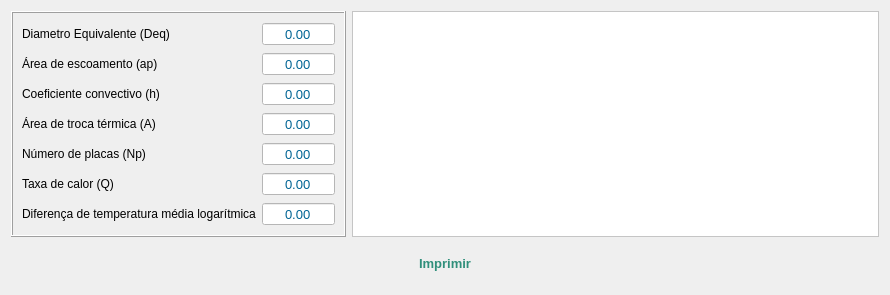
        <widget class="QWidget" name="resultados_page">
         <layout class="QGridLayout" name="gridLayout_7">
          <item row="0" column="1">
           <widget class="QTextEdit" name="textEdit">
            <property name="minimumSize">
             <size>
              <width>527</width>
              <height>0</height>
             </size>
            </property>
            <property name="styleSheet">
             <string notr="true">background-color: rgb(255, 255, 255);
border-color: rgb(255, 85, 127);</string>
            </property>
           </widget>
          </item>
          <item row="0" column="0">
           <widget class="QFrame" name="frame">
            <property name="styleSheet">
             <string notr="true">border-color: rgb(0, 0, 0);</string>
            </property>
            <property name="frameShape">
             <enum>QFrame::Box</enum>
            </property>
            <property name="frameShadow">
             <enum>QFrame::Raised</enum>
            </property>
            <layout class="QGridLayout" name="gridLayout_8">
             <item row="0" column="0">
              <widget class="QLabel" name="deq_label">
               <property name="text">
                <string>&lt;html&gt;&lt;head/&gt;&lt;body&gt;&lt;p&gt;Diametro Equivalente (Deq)&lt;/p&gt;&lt;/body&gt;&lt;/html&gt;</string>
               </property>
              </widget>
             </item>
             <item row="1" column="2">
              <widget class="QDoubleSpinBox" name="ap_spinbox">
               <property name="minimumSize">
                <size>
                 <width>0</width>
                 <height>24</height>
                </size>
               </property>
               <property name="font">
                <font>
                 <family>Segoe UI</family>
                 <pointsize>10</pointsize>
                </font>
               </property>
               <property name="styleSheet">
                <string notr="true">background-color: rgb(255, 255, 255);
color: rgb(0, 100, 148);</string>
               </property>
               <property name="alignment">
                <set>Qt::AlignCenter</set>
               </property>
               <property name="readOnly">
                <bool>true</bool>
               </property>
               <property name="buttonSymbols">
                <enum>QAbstractSpinBox::NoButtons</enum>
               </property>
               <property name="minimum">
                <double>0.000000000000000</double>
               </property>
               <property name="maximum">
                <double>999999.000000000000000</double>
               </property>
              </widget>
             </item>
             <item row="1" column="0">
              <widget class="QLabel" name="ap_label">
               <property name="text">
                <string>&lt;html&gt;&lt;head/&gt;&lt;body&gt;&lt;p&gt;Área de escoamento (ap)&lt;/p&gt;&lt;/body&gt;&lt;/html&gt;</string>
               </property>
              </widget>
             </item>
             <item row="2" column="0">
              <widget class="QLabel" name="h_label">
               <property name="text">
                <string>&lt;html&gt;&lt;head/&gt;&lt;body&gt;&lt;p&gt;Coeficiente convectivo (h)&lt;/p&gt;&lt;/body&gt;&lt;/html&gt;</string>
               </property>
              </widget>
             </item>
             <item row="2" column="2">
              <widget class="QDoubleSpinBox" name="h_spinbox">
               <property name="minimumSize">
                <size>
                 <width>0</width>
                 <height>24</height>
                </size>
               </property>
               <property name="font">
                <font>
                 <family>Segoe UI</family>
                 <pointsize>10</pointsize>
                </font>
               </property>
               <property name="styleSheet">
                <string notr="true">background-color: rgb(255, 255, 255);
color: rgb(0, 100, 148);</string>
               </property>
               <property name="alignment">
                <set>Qt::AlignCenter</set>
               </property>
               <property name="readOnly">
                <bool>true</bool>
               </property>
               <property name="buttonSymbols">
                <enum>QAbstractSpinBox::NoButtons</enum>
               </property>
               <property name="minimum">
                <double>0.000000000000000</double>
               </property>
               <property name="maximum">
                <double>999999.000000000000000</double>
               </property>
              </widget>
             </item>
             <item row="3" column="0">
              <widget class="QLabel" name="A_label">
               <property name="text">
                <string>&lt;html&gt;&lt;head/&gt;&lt;body&gt;&lt;p&gt;Área de troca térmica (A)&lt;/p&gt;&lt;/body&gt;&lt;/html&gt;</string>
               </property>
              </widget>
             </item>
             <item row="3" column="2">
              <widget class="QDoubleSpinBox" name="A_spinbox">
               <property name="minimumSize">
                <size>
                 <width>0</width>
                 <height>24</height>
                </size>
               </property>
               <property name="font">
                <font>
                 <family>Segoe UI</family>
                 <pointsize>10</pointsize>
                </font>
               </property>
               <property name="styleSheet">
                <string notr="true">background-color: rgb(255, 255, 255);
color: rgb(0, 100, 148);</string>
               </property>
               <property name="alignment">
                <set>Qt::AlignCenter</set>
               </property>
               <property name="readOnly">
                <bool>true</bool>
               </property>
               <property name="buttonSymbols">
                <enum>QAbstractSpinBox::NoButtons</enum>
               </property>
               <property name="minimum">
                <double>0.000000000000000</double>
               </property>
               <property name="maximum">
                <double>999999.000000000000000</double>
               </property>
              </widget>
             </item>
             <item row="5" column="0">
              <widget class="QLabel" name="Q_label">
               <property name="text">
                <string>&lt;html&gt;&lt;head/&gt;&lt;body&gt;&lt;p&gt;Taxa de calor (Q)&lt;/p&gt;&lt;/body&gt;&lt;/html&gt;</string>
               </property>
              </widget>
             </item>
             <item row="4" column="0">
              <widget class="QLabel" name="Np_new_label">
               <property name="text">
                <string>&lt;html&gt;&lt;head/&gt;&lt;body&gt;&lt;p&gt;Número de placas (Np)&lt;/p&gt;&lt;/body&gt;&lt;/html&gt;</string>
               </property>
              </widget>
             </item>
             <item row="4" column="2">
              <widget class="QDoubleSpinBox" name="Np_spinbox">
               <property name="minimumSize">
                <size>
                 <width>0</width>
                 <height>24</height>
                </size>
               </property>
               <property name="font">
                <font>
                 <family>Segoe UI</family>
                 <pointsize>10</pointsize>
                </font>
               </property>
               <property name="styleSheet">
                <string notr="true">background-color: rgb(255, 255, 255);
color: rgb(0, 100, 148);</string>
               </property>
               <property name="alignment">
                <set>Qt::AlignCenter</set>
               </property>
               <property name="readOnly">
                <bool>true</bool>
               </property>
               <property name="buttonSymbols">
                <enum>QAbstractSpinBox::NoButtons</enum>
               </property>
               <property name="minimum">
                <double>0.000000000000000</double>
               </property>
               <property name="maximum">
                <double>999999.000000000000000</double>
               </property>
              </widget>
             </item>
             <item row="6" column="0">
              <widget class="QLabel" name="dtln_label">
               <property name="text">
                <string>&lt;html&gt;&lt;head/&gt;&lt;body&gt;&lt;p&gt;Diferença de temperatura média logarítmica&lt;/p&gt;&lt;/body&gt;&lt;/html&gt;</string>
               </property>
              </widget>
             </item>
             <item row="6" column="2">
              <widget class="QDoubleSpinBox" name="dtln_spinbox">
               <property name="minimumSize">
                <size>
                 <width>0</width>
                 <height>24</height>
                </size>
               </property>
               <property name="font">
                <font>
                 <family>Segoe UI</family>
                 <pointsize>10</pointsize>
                </font>
               </property>
               <property name="styleSheet">
                <string notr="true">background-color: rgb(255, 255, 255);
color: rgb(0, 100, 148);</string>
               </property>
               <property name="alignment">
                <set>Qt::AlignCenter</set>
               </property>
               <property name="readOnly">
                <bool>true</bool>
               </property>
               <property name="buttonSymbols">
                <enum>QAbstractSpinBox::NoButtons</enum>
               </property>
               <property name="minimum">
                <double>0.000000000000000</double>
               </property>
               <property name="maximum">
                <double>999999.000000000000000</double>
               </property>
              </widget>
             </item>
             <item row="5" column="2">
              <widget class="QDoubleSpinBox" name="Q_spinbox">
               <property name="minimumSize">
                <size>
                 <width>0</width>
                 <height>24</height>
                </size>
               </property>
               <property name="font">
                <font>
                 <family>Segoe UI</family>
                 <pointsize>10</pointsize>
                </font>
               </property>
               <property name="styleSheet">
                <string notr="true">background-color: rgb(255, 255, 255);
color: rgb(0, 100, 148);</string>
               </property>
               <property name="alignment">
                <set>Qt::AlignCenter</set>
               </property>
               <property name="readOnly">
                <bool>true</bool>
               </property>
               <property name="buttonSymbols">
                <enum>QAbstractSpinBox::NoButtons</enum>
               </property>
               <property name="minimum">
                <double>0.000000000000000</double>
               </property>
               <property name="maximum">
                <double>999999.000000000000000</double>
               </property>
              </widget>
             </item>
             <item row="0" column="2">
              <widget class="QDoubleSpinBox" name="deq_spinBox">
               <property name="minimumSize">
                <size>
                 <width>0</width>
                 <height>24</height>
                </size>
               </property>
               <property name="font">
                <font>
                 <family>Segoe UI</family>
                 <pointsize>10</pointsize>
                </font>
               </property>
               <property name="cursor">
                <cursorShape>ArrowCursor</cursorShape>
               </property>
               <property name="styleSheet">
                <string notr="true">background-color: rgb(255, 255, 255);
color: rgb(0, 100, 148);</string>
               </property>
               <property name="alignment">
                <set>Qt::AlignCenter</set>
               </property>
               <property name="readOnly">
                <bool>true</bool>
               </property>
               <property name="buttonSymbols">
                <enum>QAbstractSpinBox::NoButtons</enum>
               </property>
               <property name="minimum">
                <double>0.000000000000000</double>
               </property>
               <property name="maximum">
                <double>999999.000000000000000</double>
               </property>
              </widget>
             </item>
            </layout>
           </widget>
          </item>
          <item row="2" column="0" rowspan="2" colspan="2">
           <widget class="QFrame" name="frame_2">
            <property name="minimumSize">
             <size>
              <width>11</width>
              <height>39</height>
             </size>
            </property>
            <property name="styleSheet">
             <string notr="true"/>
            </property>
            <property name="frameShape">
             <enum>QFrame::NoFrame</enum>
            </property>
            <property name="frameShadow">
             <enum>QFrame::Raised</enum>
            </property>
            <layout class="QHBoxLayout" name="horizontalLayout_3">
             <item>
              <widget class="QPushButton" name="imprimir_btn">
               <property name="font">
                <font>
                 <family>Segoe UI</family>
                 <pointsize>10</pointsize>
                 <weight>75</weight>
                 <bold>true</bold>
                </font>
               </property>
               <property name="cursor">
                <cursorShape>PointingHandCursor</cursorShape>
               </property>
               <property name="styleSheet">
                <string notr="true">background-color: rgb(237, 237, 237);

color: rgb(48, 143, 123);</string>
               </property>
               <property name="text">
                <string>Imprimir</string>
               </property>
               <property name="autoDefault">
                <bool>false</bool>
               </property>
               <property name="default">
                <bool>true</bool>
               </property>
               <property name="flat">
                <bool>true</bool>
               </property>
              </widget>
             </item>
            </layout>
           </widget>
          </item>
         </layout>
        </widget>
